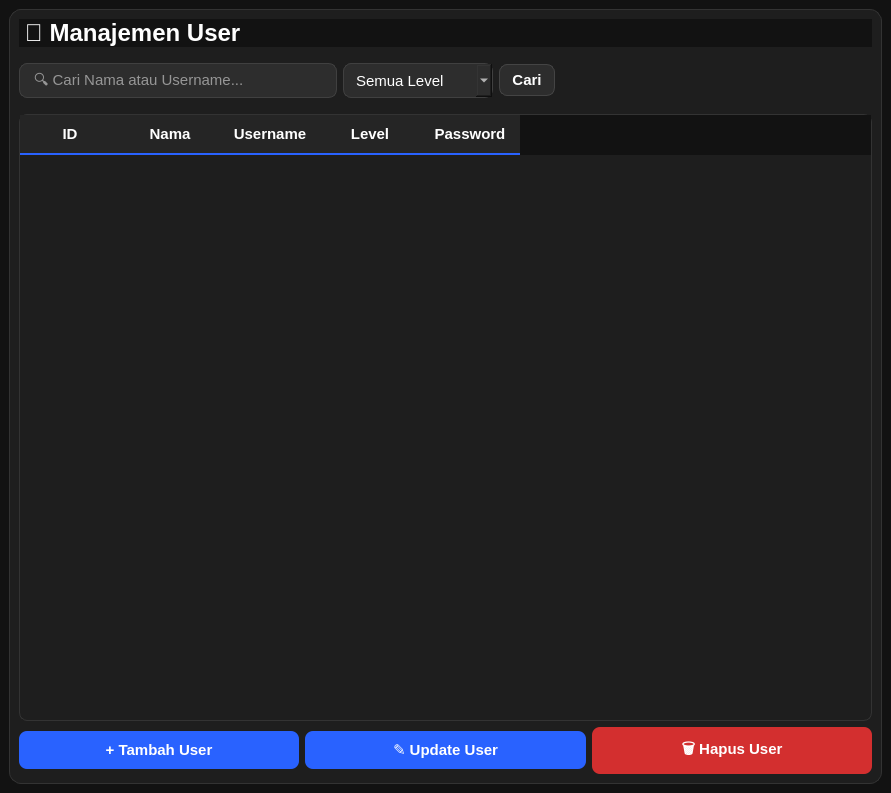
<?xml version="1.0" encoding="UTF-8"?>
<ui version="4.0">
 <class>FormListUser</class>
 <widget class="QMainWindow" name="FormListUser">
  <property name="geometry">
   <rect>
    <x>0</x>
    <y>0</y>
    <width>891</width>
    <height>793</height>
   </rect>
  </property>
  <property name="windowTitle">
   <string>Daftar User</string>
  </property>
  <property name="styleSheet">
   <string notr="true">
    QWidget { background-color: #121212; color: #E0E0E0; font-family: 'Segoe UI', sans-serif; font-size: 11pt; }
    
    /* CARD */
    QFrame#card { background-color: #1E1E1E; border: 1px solid #333333; border-radius: 12px; }
    
    /* INPUTS */
    QLineEdit, QComboBox { 
        background-color: #2D2D2D; 
        border: 1px solid #404040; 
        border-radius: 8px; 
        padding: 6px 12px; 
        color: white; 
    }
    QLineEdit:focus, QComboBox:focus { border: 2px solid #2962FF; }

    /* TABLE */
    QTableWidget { background-color: #1E1E1E; border: 1px solid #333333; gridline-color: #2C2C2C; border-radius: 8px; }
    QHeaderView::section { background-color: #252525; padding: 8px; border: none; border-bottom: 2px solid #2962FF; color: white; font-weight: bold; }
    
    /* BUTTONS */
    QPushButton { background-color: #333333; border: 1px solid #444444; border-radius: 8px; padding: 10px; color: white; font-weight: bold; }
    QPushButton:hover { background-color: #424242; }
    
    /* ACTION BUTTONS */
    QPushButton#btnTambah, QPushButton#btnUpdate { background-color: #2962FF; border: none; }
    QPushButton#btnTambah:hover, QPushButton#btnUpdate:hover { background-color: #1565C0; }
    QPushButton#btnHapus { background-color: #D32F2F; border: none; }
    QPushButton#btnHapus:hover { background-color: #B71C1C; }
    
    /* SEARCH BUTTON */
    QPushButton#btnCari { background-color: #2D2D2D; padding: 6px 12px; }
    QPushButton#btnCari:hover { background-color: #383838; }
   </string>
  </property>
  <widget class="QWidget" name="centralwidget">
   <layout class="QVBoxLayout" name="mainLayout">
    <item>
     <widget class="QFrame" name="card">
      <layout class="QVBoxLayout" name="cardLayout">
       <item>
        <widget class="QLabel" name="label">
         <property name="styleSheet">
          <string>font-size: 18pt; font-weight: bold; color: white; margin-bottom: 10px;</string>
         </property>
         <property name="text">
          <string>👤 Manajemen User</string>
         </property>
        </widget>
       </item>
       <item>
        <layout class="QHBoxLayout" name="filterLayout">
         <property name="bottomMargin">
          <number>10</number>
         </property>
         <item>
          <widget class="QLineEdit" name="lineEdit_search">
           <property name="minimumSize">
            <size>
             <width>250</width>
             <height>35</height>
            </size>
           </property>
           <property name="placeholderText">
            <string>🔍 Cari Nama atau Username...</string>
           </property>
          </widget>
         </item>
         <item>
          <widget class="QComboBox" name="comboBox_filterLevel">
           <property name="minimumSize">
            <size>
             <width>150</width>
             <height>35</height>
            </size>
           </property>
           <property name="placeholderText">
            <string>Semua Level</string>
           </property>
           <item>
            <property name="text">
             <string>Semua Level</string>
            </property>
           </item>
           <item>
            <property name="text">
             <string>Admin</string>
            </property>
           </item>
           <item>
            <property name="text">
             <string>User</string>
            </property>
           </item>
          </widget>
         </item>
         <item>
          <widget class="QPushButton" name="btnCari">
           <property name="cursor">
            <cursorShape>PointingHandCursor</cursorShape>
           </property>
           <property name="text">
            <string>Cari</string>
           </property>
          </widget>
         </item>
         <item>
          <spacer name="horizontalSpacer">
           <property name="orientation">
            <enum>Qt::Horizontal</enum>
           </property>
           <property name="sizeHint" stdset="0">
            <size>
             <width>40</width>
             <height>20</height>
            </size>
           </property>
          </spacer>
         </item>
        </layout>
       </item>
       <item>
        <widget class="QTableWidget" name="tableUser">
         <property name="alternatingRowColors">
          <bool>true</bool>
         </property>
         <property name="columnCount">
          <number>5</number>
         </property>
         <column>
          <property name="text">
           <string>ID</string>
          </property>
         </column>
         <column>
          <property name="text">
           <string>Nama</string>
          </property>
         </column>
         <column>
          <property name="text">
           <string>Username</string>
          </property>
         </column>
         <column>
          <property name="text">
           <string>Level</string>
          </property>
         </column>
         <column>
          <property name="text">
           <string>Password</string>
          </property>
         </column>
        </widget>
       </item>
       <item>
        <layout class="QHBoxLayout" name="buttonLayout">
         <item>
          <widget class="QPushButton" name="btnTambah">
           <property name="cursor">
            <cursorShape>PointingHandCursor</cursorShape>
           </property>
           <property name="text">
            <string>+ Tambah User</string>
           </property>
          </widget>
         </item>
         <item>
          <widget class="QPushButton" name="btnUpdate">
           <property name="cursor">
            <cursorShape>PointingHandCursor</cursorShape>
           </property>
           <property name="text">
            <string>✎ Update User</string>
           </property>
          </widget>
         </item>
         <item>
          <widget class="QPushButton" name="btnHapus">
           <property name="cursor">
            <cursorShape>PointingHandCursor</cursorShape>
           </property>
           <property name="text">
            <string>🗑 Hapus User</string>
           </property>
          </widget>
         </item>
        </layout>
       </item>
      </layout>
     </widget>
    </item>
   </layout>
  </widget>
 </widget>
 <resources/>
 <connections/>
</ui>
